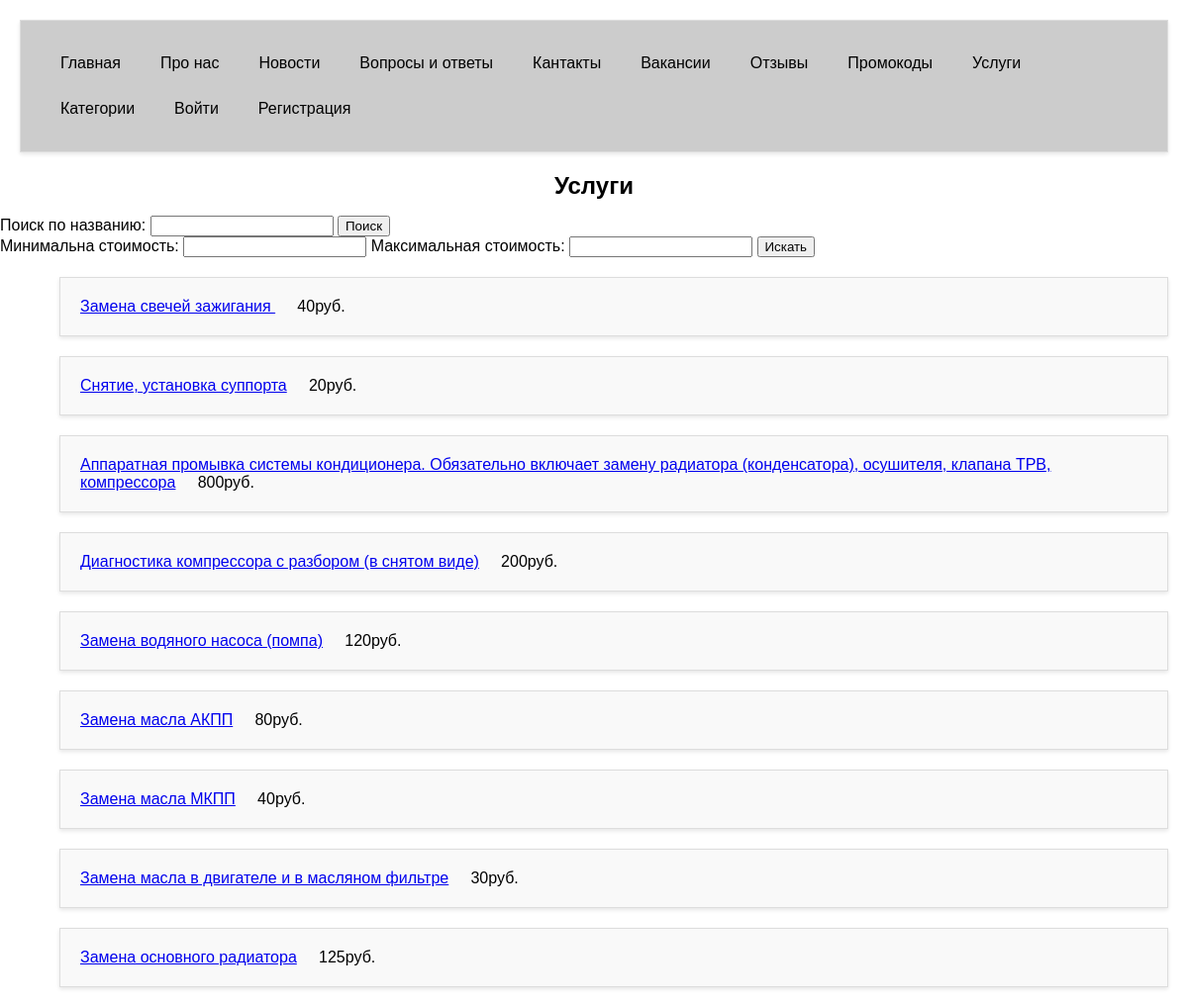
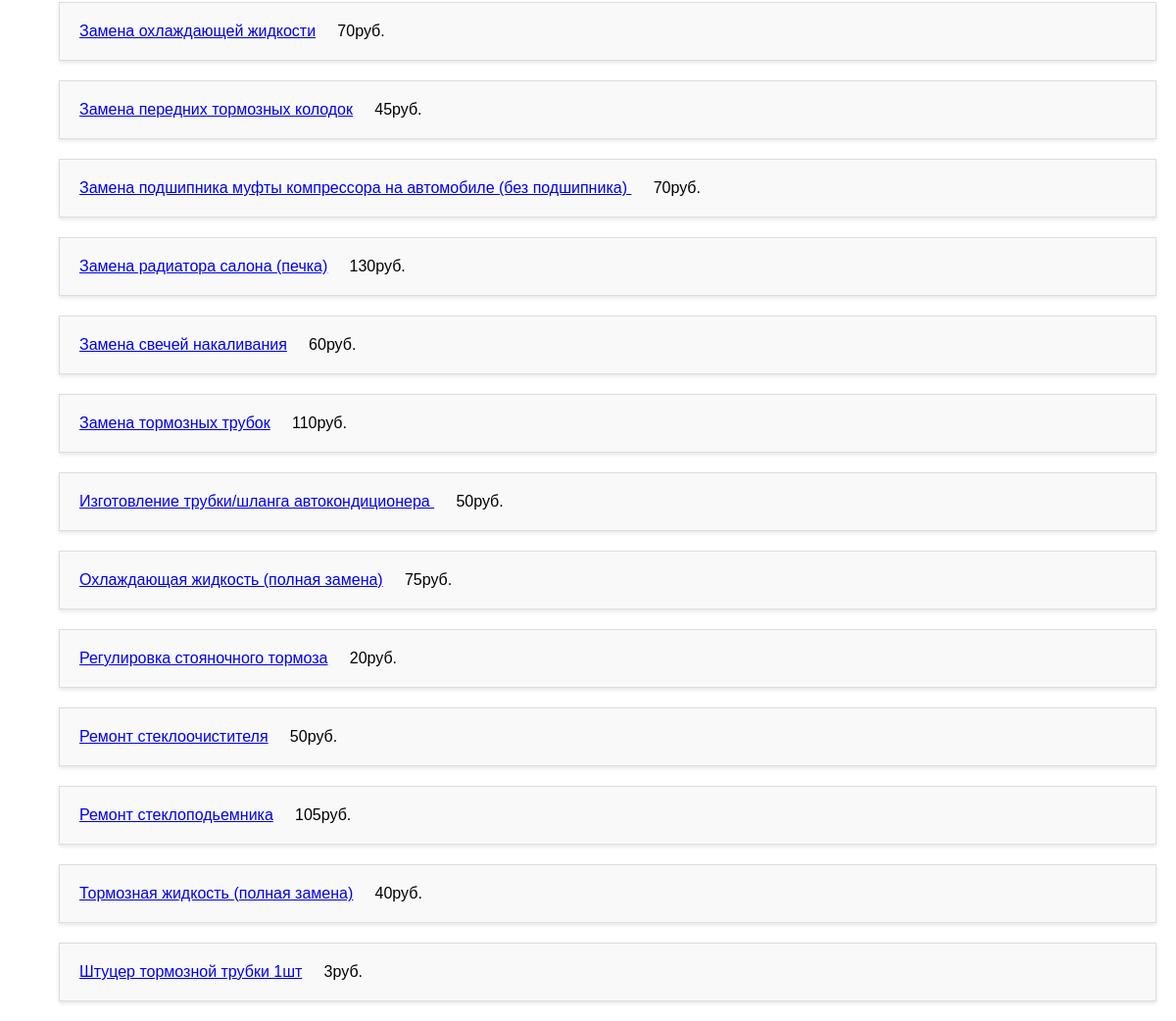
Screenshot of /cars/ with the database file from the repository (2 pictures, top to bottom).
### sto/models.py (models this page shows, shortened)
class Cars(models.Model):
    name = models.CharField(max_length=255)
    code = models.CharField(max_length=9)
    instructions = models.TextField()
    description = models.TextField()
    cost = models.PositiveIntegerField(default=1)
    photo = models.ImageField(upload_to='images/')
    categories = models.ForeignKey(Categories, related_name="cars", on_delete=models.CASCADE)
    suppliers = models.ForeignKey(Supplier, related_name="suppliers", on_delete=models.CASCADE)

### sto/views.py (the view)
# urls.py: path('cars/', views.CarsListView.as_view(), name='cars'),
class CarsListView(View):
    model = Cars
    queryset = Cars.objects.all()
    def get(self, request, *args, **kwargs):
        no_results = False
        is_super = request.user.is_superuser
        min_cost = request.GET.get('min_cost')
        if not min_cost:
            min_cost = 0
        max_cost = request.GET.get('max_cost')
        if not max_cost:
            max_cost = 1000
        search_query = request.GET.get('search')
        pribors = self.filter_pribor(min_cost, max_cost)
        if search_query:
            pribors = pribors.filter(name__icontains=search_query)
            if not pribors:
                no_results = True
        else:
            pribors = self.filter_pribor(min_cost, max_cost)
        pribors = pribors.order_by('name')
        data_list = []
        for pribor in pribors:
            data_list.append({
                'id': pribor.id,
                'name': pribor.name,
                'cost': pribor.cost,
            })
        return render(request, "cars_list.html", {'cars': data_list, 'no_results': no_results, 'is_super': is_super})
    @staticmethod
    def filter_pribor(min=None, max=None):
        pribor = Cars.objects.all()
        filtered = None
        if min is not None and max is not None:
            filtered = pribor.filter(cost__gte=min, cost__lte=max)
        elif min is not None:
            filtered = pribor.filter(cost__gte=min)
        elif max is not None:
            filtered = pribor.filter(cost__lte=max)
        if filtered is not None:
            return filtered
        return pribor

### sto/templates/cars_list.html (shortened to what this page needs)
<!DOCTYPE html>
<html lang="en">
<head>
</head>
<div class="navbar">
    <a href="{% url 'home' %}">Главная</a>
    <a href="{% url 'about' %}">Прo нас</a>
    <a href="{% url 'news' %}">Новости</a>
    <a href="{% url 'terms' %}">Вопросы и ответы</a>
    <a href="{% url 'contacts' %}">Кантакты</a>
    <a href="{% url 'vacancies' %}">Вакансии</a>
    <a href="{% url 'reviews' %}">Отзывы</a>
    <a href="{% url 'promocodes' %}">Промокоды</a>
    <a href="{% url 'cars' %}">Услуги</a>
    <a href="{% url 'catigories' %}">Категории</a>
    {% if user.is_authenticated %}
        {% if is_super %}
            <a href="{% url 'suppliers' %}">Поставщики</a>
            <a href="{% url 'departments' %}">Филиалы</a>
            <a href="{% url 'department_revenue_chart' %}">Графики выручки по филиалам</a>
            <a href="{% url 'pribor_stat' %}">Статистика по услугам</a>
            <a href="{% url 'clients' %}">Статистика клиентов</a>
            <a href="{% url 'sales' %}">Продаж</a>
            <a href="{% url 'logout' %}">Выйти</a>
        {% elif user.is_staff %}
            <a href="{% url 'suppliers' %}">Поставщики</a>
            <a href="{% url 'orders' %}">Заказы</a>
            <a href="{% url 'logout' %}">Выйти</a>
        {% else %}
            <a href="{% url 'departments' %}">Филиалы</a>
            <a href="{% url 'orders_list' user.id %}">Мои заказы</a>
            <a href="{% url 'deteil_facts' %}">Факты</a>
            <a href="{% url 'logout' %}">Выйти</a>
        {% endif %}
    {% else %}
        <a href="{% url 'login' %}">Войти</a>
        <a href="{% url 'register' %}">Регистрация</a>
    {% endif %}
</div>
<body>
    <h1>Услуги</h1>
    <form action="{% url 'cars' %}" method="get">
        <label for="search">Поиск по названию:</label>
        <input type="text" id="search" name="search">
        <button type="submit">Поиск</button>
    </form>
    <form action="{% url 'cars' %}" method="get">
        <label for="min_cost">Минимальна стоимость:</label>
        <input type="text" id="min_cost" name="min_cost" value="{{ request.GET.min_cost|default_if_none:'0' }}">
        <label for="max_cost">Максимальная стоимость:</label>
        <input type="text" id="max_cost" name="max_cost" value="{{ request.GET.max_cost|default_if_none:'1000' }}">
        <button type="submit">Искать</button>
    </form>
    {% if no_results %}
        <p>Услуга отсутствует</p>
    {% else %}
        <ul>
            {% for car in cars %}
            <div><a href="{% url 'car_detail' pk=car.id %}">{{ car.name }}</a>&nbsp;&nbsp;&nbsp;&nbsp;&nbsp;{{ car.cost }}руб.</div>
            {% endfor %}
        </ul>
    {% endif %}
</body>
</html>

### sto/templates/cars_list.html (style rules this page uses)
body { font-family: Arial, sans-serif; margin: 0; padding: 0; }
.navbar { background-color: #333; background-color: #ccc; overflow: hidden; }
.navbar a { float: left; display: block; color: black; text-align: center; padding: 14px 20px; text-decoration: none; }
h1 { font-size: 24px; text-align: center; margin-top: 20px; }
div { margin: 20px; padding: 20px; background-color: #f9f9f9; border: 1px solid #ddd; box-shadow: 0 2px 4px rgba(0, 0, 0, 0.1); }

### rows the page displays
Cars: name "Замена свечей зажигания"
Cars: name "Cнятие, установка суппорта"
Cars: name "Аппаратная промывка системы кондиционера. Обязательно включает замену радиатора (конденсатора), осушителя, клапана ТРВ, компрессора"
Cars: name "Диагностика компрессора с разбором (в снятом виде)"
Cars: name "Замена водяного насоса (помпа)"
Cars: name "Замена масла АКПП"
Cars: name "Замена масла МКПП"
Cars: name "Замена масла в двигателе и в масляном фильтре"
Cars: name "Замена основного радиатора"
Cars: name "Замена охлаждающей жидкости"
Cars: name "Замена передних тормозных колодок"
Cars: name "Замена подшипника муфты компрессора на автомобиле (без подшипника)"
Cars: name "Замена радиатора салона (печка)"
Cars: name "Замена свечей накаливания"
Cars: name "Замена тормозных трубок"
Cars: name "Изготовление трубки/шланга автокондиционера"
Cars: name "Охлаждающая жидкость (полная замена)"
Cars: name "Регулировка стояночного тормоза"
Cars: name "Ремонт стеклоочистителя"
Cars: name "Ремонт стеклоподьемника"
Cars: name "Тормозная жидкость (полная замена)"
Cars: name "Штуцер тормозной трубки 1шт"

### other values shown
{{ car.cost }} "40" "20" "800" "200" "120" "80" "40" "30" "125" "70" "45" "70" "130" "60" "110" "50" "75" "20" "50" "105" "40" "3"
